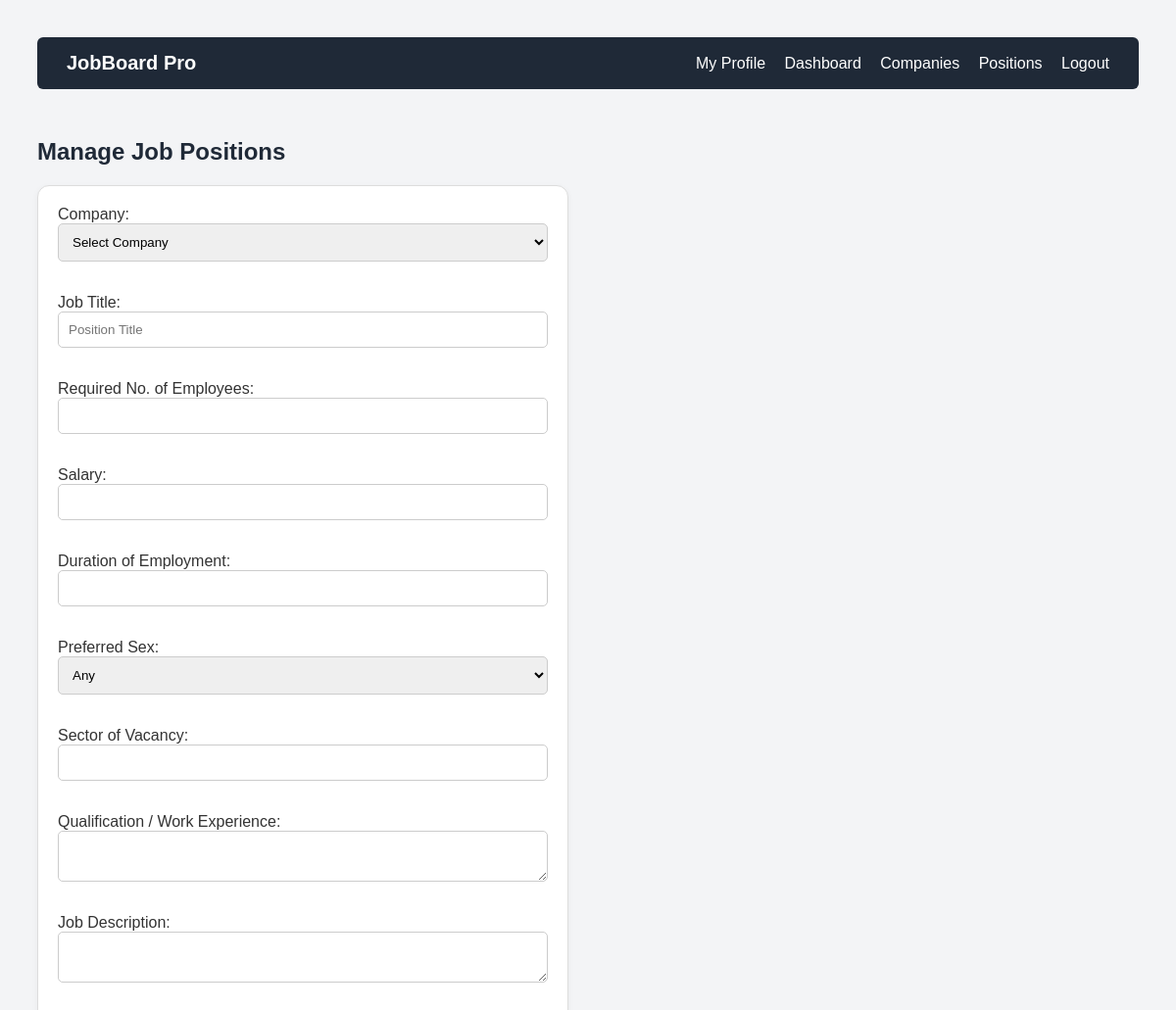
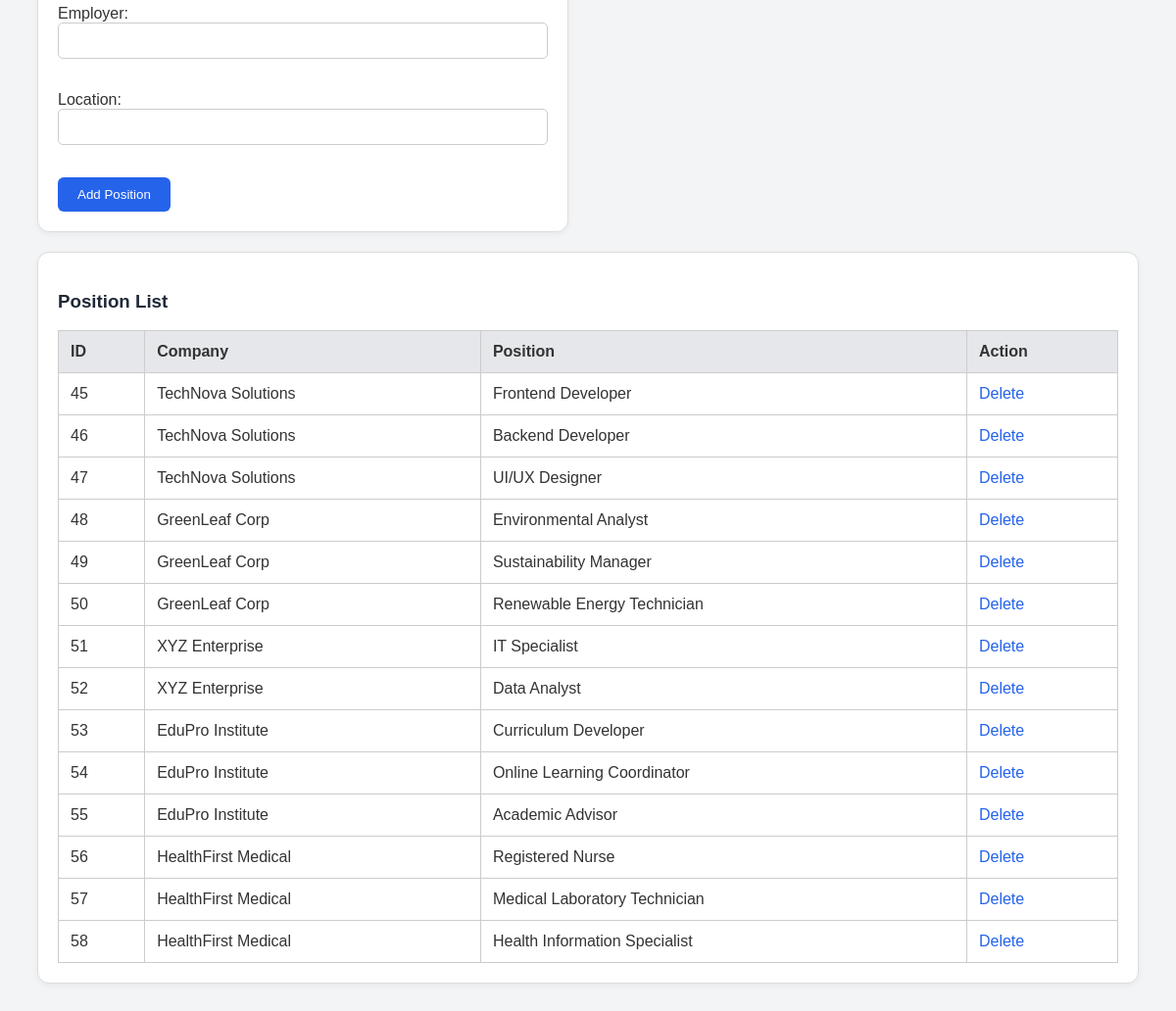
The page /admin/manage_positions.php (signed in) on the database its author committed (2 pictures, top to bottom).
### tables this page shows
CREATE TABLE `positions` (
  `id` int(11) NOT NULL,
  `company_id` int(11) DEFAULT NULL,
  `title` varchar(100) DEFAULT NULL,
  `required_employees` int(11) DEFAULT NULL,
  `salary` decimal(10,2) DEFAULT NULL,
  `employment_duration` varchar(100) DEFAULT NULL,
  `preferred_sex` varchar(10) DEFAULT NULL,
  `sector_of_vacancy` varchar(100) DEFAULT NULL,
  `qualification` text DEFAULT NULL,
  `job_description` text DEFAULT NULL,
  `employer` varchar(100) DEFAULT NULL,
  `location` varchar(100) DEFAULT NULL
);

CREATE TABLE `companies` (
  `id` int(11) NOT NULL,
  `name` varchar(100) DEFAULT NULL
);

### admin/manage_positions.php (the view, shortened to what this page needs)
<?php
include('../components/navbar.php');
include('../config/db.php');
$positions = $conn->query("
    SELECT positions.id, positions.title, companies.name AS company
    FROM positions
    JOIN companies ON positions.company_id = companies.id
");
?>
<!DOCTYPE html>
<html>
<head>
    <link rel="stylesheet" href="../style.css">
</head>
<body>
<div class="layout">
    <div class="main-content">
        <h2>Manage Job Positions</h2>
            <form method="post" class="card">
                <label>Company:</label>
                <select name="company_id" required>
                    <option value="">Select Company</option>
                </select><br><br>
                <label>Job Title:</label>
                <input type="text" name="title" placeholder="Position Title" required><br><br>
                <label>Required No. of Employees:</label>
                <input type="number" name="required_employees" required><br><br>
                <label>Salary:</label>
                <input type="text" name="salary" required><br><br>
                <label>Duration of Employment:</label>
                <input type="text" name="employment_duration" required><br><br>
                <label>Preferred Sex:</label>
                <select name="preferred_sex" required>
                    <option value="Any">Any</option>
                </select><br><br>
                <label>Sector of Vacancy:</label>
                <input type="text" name="sector_of_vacancy" required><br><br>
                <label>Qualification / Work Experience:</label>
                <textarea name="qualification" required></textarea><br><br>
                <label>Job Description:</label>
                <textarea name="job_description" required></textarea><br><br>
                <label>Employer:</label>
                <input type="text" name="employer" required><br><br>
                <label>Location:</label>
                <input type="text" name="location" required><br><br>
                <button type="submit" name="add_position">Add Position</button>
            </form>
        <div class="card">
            <h3>Position List</h3>
            <table>
                <tr><th>ID</th><th>Company</th><th>Position</th><th>Action</th></tr>
                <?php while ($p = $positions->fetch_assoc()): ?>
                <tr>
                    <td><?php echo $p['id']; ?></td>
                    <td><?php echo $p['company']; ?></td>
                    <td><?php echo $p['title']; ?></td>
                    <td><a href="?delete=<?php echo $p['id']; ?>" onclick="return confirm('Delete this position?')">Delete</a></td>
                </tr>
                <?php endwhile; ?>
            </table>
        </div>
    </div>
</div>
</body>
</html>

### JobBoardPro/style.css (style rules this page uses)
body { font-family: Arial, sans-serif; background: #f3f4f6; color: #333; padding: 30px; }
h2, h3 { color: #1f2937; }
form { background: #fff; padding: 20px; border: 1px solid #ddd; border-radius: 8px; max-width: 500px; margin-bottom: 20px; }
input[type="text"], input[type="email"], input[type="password"], input[type="date"], input[type="number"], select, textarea { width: 100%; padding: 10px; margin-bottom: 15px; border-radius: 5px; border: 1px solid #ccc; box-sizing: border-box; }
button { background-color: #2563eb; color: white; padding: 10px 20px; border: none; border-radius: 6px; cursor: pointer; }
a { color: #2563eb; text-decoration: none; }
table { width: 100%; border-collapse: collapse; margin-top: 10px; }
th, td { padding: 12px; border: 1px solid #ccc; text-align: left; }
th { background-color: #e5e7eb; }
.layout { display: flex; gap: 20px; }
.main-content { flex: 1; }
.card { background: #ffffff; border: 1px solid #ddd; border-radius: 12px; padding: 20px; box-shadow: 0 2px 6px rgba(0,0,0,0.05); margin-top: 10px; }

### rows shown on the page
positions: id "45", company.name "TechNova Solutions", title "Frontend Developer"
positions: id "46", company.name "TechNova Solutions", title "Backend Developer"
positions: id "47", company.name "TechNova Solutions", title "UI/UX Designer"
positions: id "48", company.name "GreenLeaf Corp", title "Environmental Analyst"
positions: id "49", company.name "GreenLeaf Corp", title "Sustainability Manager"
positions: id "50", company.name "GreenLeaf Corp", title "Renewable Energy Technician"
positions: id "51", company.name "XYZ Enterprise", title "IT Specialist"
positions: id "52", company.name "XYZ Enterprise", title "Data Analyst"
positions: id "53", company.name "EduPro Institute", title "Curriculum Developer"
positions: id "54", company.name "EduPro Institute", title "Online Learning Coordinator"
positions: id "55", company.name "EduPro Institute", title "Academic Advisor"
positions: id "56", company.name "HealthFirst Medical", title "Registered Nurse"
positions: id "57", company.name "HealthFirst Medical", title "Medical Laboratory Technician"
positions: id "58", company.name "HealthFirst Medical", title "Health Information Specialist"
